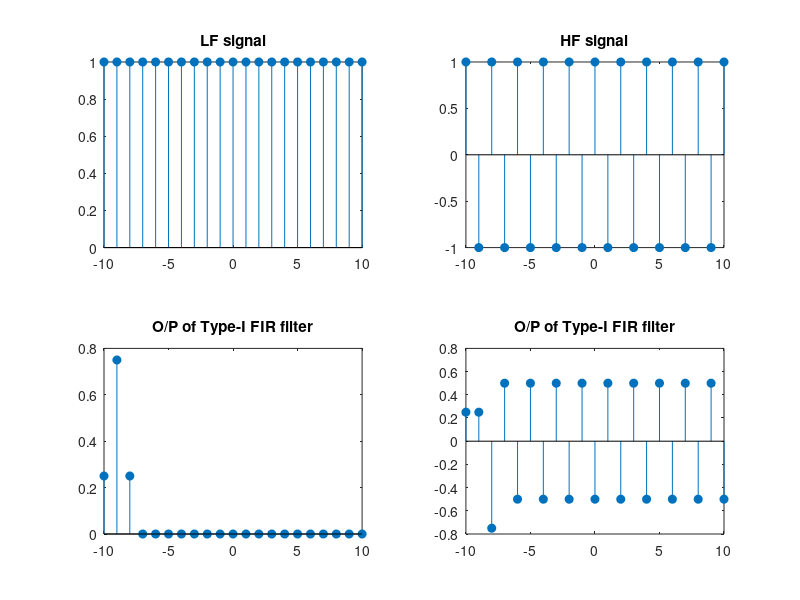

The MATLAB source for this figure:
clc
clear all
close all
%Signal generation
n=-10:10;
w1=0;
w2=pi;
x1=exp(j*w1*n);
x2=exp(j*w2*n);
h1=[1/4,1/2,3/4,1/2,1/4];
h2=[1/4,1/2,1/2,1/4];
h3=[1/4,1/2,0,-1/2,-1/4];
h4=[1/4,1/2,-1/2,-1/4];
y1=filter(h4,1,x1);
y2=filter(h4,1,x2)
subplot(2,2,1),stem(n,x1,'filled'),title('LF signal')
subplot(2,2,2),stem(n,x2,'filled'),title('HF signal')
subplot(2,2,3),stem(n,y1,'filled'),title('O/P of Type-I FIR filter')
subplot(2,2,4),stem(n,y2,'filled'),title('O/P of Type-I FIR filter')
% subplot(2,2,1),zplane(h1),title('Type-I')
% subplot(2,2,2),zplane(h2),title('Type-II')
% subplot(2,2,3),zplane(h3),title('Type-III')
% subplot(2,2,4),zplane(h4),title('Type-IV')
